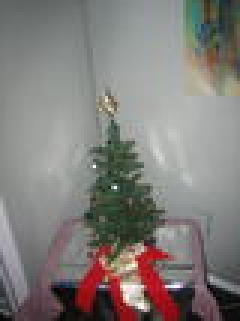
#> input picture random data/train/image1.jpg, 80 x 107 px, given as the content of the folder dataset, which was not available (shown 3 times larger)
$ jupyter execute --allow-errors final.ipynb
#> lines starting #> are read from the running program, lines starting #| are printed output that depends on the picture; after the words box and inside, x2 and y2 are one past the last pixel; in counts of white or black regions, pixels touching at a corner belong together; pictures that were not available may be replaced by others from this repository, and a replacement may not be noted
[cell 1]
from silence_tensorflow import silence_tensorflow
silence_tensorflow()
#> (this line was passed over: silence_tensorflow is not available in this run)

import os
import cv2
import random
import warnings
import numpy as np
import pandas as pd
import seaborn as sns
from termcolor import colored
import matplotlib.pyplot as plt
from keras.utils import plot_model
from tensorflow.keras import optimizers # type: ignore
from tensorflow.keras import models, layers # type: ignore
from tensorflow.keras.applications import MobileNetV2 # type: ignore
from tensorflow.keras.preprocessing.image import ImageDataGenerator # type: ignore
from tensorflow.keras.callbacks import EarlyStopping, ModelCheckpoint, ReduceLROnPlateau # type: ignore
from sklearn.metrics import classification_report, confusion_matrix
from sklearn.model_selection import train_test_split
from skimage import io
sns.set_style('darkgrid')
warnings.filterwarnings('ignore')

[cell 2]
# 1. Import Data
base_dir = 'dataset'

# 1.1 Count data and classes has
def num_of_classes(folder_dir, folder_name):
    classes = [class_name for class_name in os.listdir(folder_dir)]
    print(colored(f'Number of classes in {folder_name} folder: {len(classes)}', 'blue', attrs=['bold']))
    return classes

classes = num_of_classes(base_dir, 'dataset')

# 1.2 Create DataFrame with file paths and labels
def create_df(folder_path):
    all_images = []
    for class_name in classes:
        class_path = os.path.join(folder_path, class_name)
        all_images.extend([(os.path.join(class_path, file_name), class_name) for file_name in os.listdir(class_path)])
    df = pd.DataFrame(all_images, columns=['file_path', 'label'])
    return df

df = create_df(base_dir)
print(colored(f'Total samples: {len(df)}', 'blue', attrs=['bold']))

# 1.3 Split data manually
#> (the rest of this cell did not finish here and is left out)

[cell 3]
# Visualization Helper Functions with Random Image Selection


def load_image(path):
    """Load and prepare image"""
    img = io.imread(path)
    if img is None:
        raise ValueError(f"Couldn't load image from {path}")

    # Convert RGBA to RGB or Grayscale to RGB
    if img.shape[-1] == 4:
        img = cv2.cvtColor(img, cv2.COLOR_RGBA2RGB)
    elif len(img.shape) == 2:
        img = cv2.cvtColor(img, cv2.COLOR_GRAY2RGB)
    return img

def get_random_image_from_dataset(dataset_path):
    """Get a random image path from the dataset directory"""
    # Get all image files from the directory and subdirectories
    image_extensions = ['.jpg', '.jpeg', '.png', '.bmp']
    image_paths = []

    for root, _, files in os.walk(dataset_path):
        for file in files:
            if any(file.lower().endswith(ext) for ext in image_extensions):
                image_paths.append(os.path.join(root, file))

    if not image_paths:
        raise FileNotFoundError(f"No images found in {dataset_path}")

    return random.choice(image_paths)

def plot_processing_steps(image_path, figsize=(15, 10)):
    """Visualize all preprocessing steps in a grid layout"""
    # 1. Load original
    original = load_image(image_path)

    # 2. Resize with aspect ratio preservation
    target_size = (224, 224)
    h, w = original.shape[:2]
    scale = min(target_size[0]/h, target_size[1]/w)
    new_size = (int(w*scale), int(h*scale))
    resized = cv2.resize(original, new_size)

    # Add padding
    pad_x = max(0, (target_size[1] - new_size[0]) // 2)
    pad_y = max(0, (target_size[0] - new_size[1]) // 2)
    padded = cv2.copyMakeBorder(resized,
                              pad_y, pad_y,
                              pad_x, pad_x,
                              cv2.BORDER_CONSTANT,
                              value=[0,0,0])

    # 3. Convert to LAB color space
    lab = cv2.cvtColor(padded, cv2.COLOR_RGB2LAB)
    l_channel = lab[:,:,0]

    # 4. Create leaf mask (Otsu's thresholding)
    blurred = cv2.GaussianBlur(l_channel, (5,5), 0)
    _, mask = cv2.threshold(blurred, 0, 255, cv2.THRESH_BINARY_INV + cv2.THRESH_OTSU)

    # 5. Refine mask
    kernel = np.ones((3,3), np.uint8)
    cleaned = cv2.morphologyEx(mask, cv2.MORPH_OPEN, kernel, iterations=2)

    # Keep only largest contour
    contours, _ = cv2.findContours(cleaned, cv2.RETR_EXTERNAL, cv2.CHAIN_APPROX_SIMPLE)
    final_mask = np.zeros_like(cleaned)
    if contours:
        largest = max(contours, key=cv2.contourArea)
        cv2.drawContours(final_mask, [largest], -1, 255, thickness=cv2.FILLED)

    # 6. Apply mask
    masked = cv2.bitwise_and(padded, padded, mask=final_mask)

    # 7. Enhance contrast (CLAHE)
    clahe = cv2.createCLAHE(clipLimit=3.0, tileGridSize=(8,8))
    lab[:,:,0] = clahe.apply(lab[:,:,0])
    enhanced = cv2.cvtColor(lab, cv2.COLOR_LAB2RGB)

    # 8. Final normalized image
    final = enhanced.astype(np.float32) / 255.0

    # Create figure
    plt.figure(figsize=figsize)

    # Plot all steps
    steps = [
        ("1. Original", original, None),
        ("2. Resized+Padded", padded, None),
        ("3. L Channel", l_channel, 'gray'),
        ("4. Initial Mask", mask, 'gray'),
        ("5. Refined Mask", final_mask, 'gray'),
        ("6. Masked Leaf", masked, None),
        ("7. CLAHE Enhanced", enhanced, None),
        ("8. Final Preprocessed", final, None)
    ]

    for i, (title, image, cmap) in enumerate(steps, 1):
        plt.subplot(2, 4, i)
        plt.title(title, fontsize=10)
        if cmap:
            plt.imshow(image, cmap=cmap)
        else:
            plt.imshow(image)
        plt.axis('off')

    plt.tight_layout()
    plt.show()

# Example usage (commented out - uncomment when you want to visualize)
dataset_path = "dataset"  # Path to your dataset directory
random_image_path = get_random_image_from_dataset(dataset_path)
plot_processing_steps(random_image_path)
#> in load_image, img is the input picture: shape (107, 80, 3); mean R, G, B 129.4, 125.4, 122.3
#> in plot_processing_steps, `resized = cv2.resize(original, new_size)`:
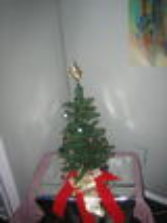
#> resized: shape (223, 167, 3); mean R, G, B 129.3, 125.3, 122.2
#> in plot_processing_steps, `padded = cv2.copyMakeBorder(resized, pad_y, pad_y, pad_x, pad_x, cv2.B..`:
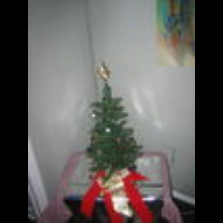
#> padded: shape (223, 223, 3); mean R, G, B 96.8, 93.8, 91.5
#> in plot_processing_steps, `lab = cv2.cvtColor(padded, cv2.COLOR_RGB2LAB)`: lab: shape (223, 223, 3); mean of channels 0, 1, 2 100.6, 128.8, 130.2
#> in plot_processing_steps, `l_channel = lab[:,:,0]`:
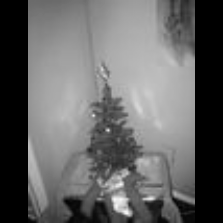
#> l_channel: shape (223, 223); min 0, max 247, mean 100.6
#> in plot_processing_steps, `_, mask = cv2.threshold(blurred, 0, 255, cv2.THRESH_BINARY_INV + cv2.T..`:
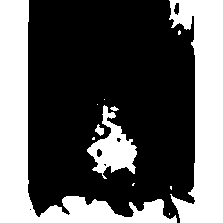
#> mask: shape (223, 223); 35.8% white; 12 white regions (7 under 20 px), largest, box (x1, y1, x2, y2) and area: (0, 0, 177, 223) 8750, (169, 0, 223, 223) 7336, (87, 105, 137, 179) 1602, (95, 124, 104, 136) 62, (110, 106, 119, 111) 26
#> in plot_processing_steps, `cleaned = cv2.morphologyEx(mask, cv2.MORPH_OPEN, kernel, iterations=2)`:
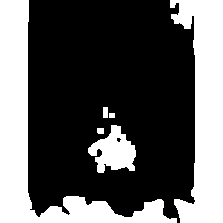
#> cleaned: shape (223, 223); 35% white; 6 white regions
#> in plot_processing_steps, `contours, _ = cv2.findContours(cleaned, cv2.RETR_EXTERNAL, cv2.CHAIN_A..`: contours = 6 contours; box (x1, y1, x2, y2) and area: (0, 0, 177, 223) 8248, (170, 0, 223, 223) 6938, (88, 125, 136, 173) 1268, (103, 107, 108, 118) 40, (97, 128, 104, 134) 30, (109, 113, 115, 118) 20
#> in plot_processing_steps, `largest = max(contours, key=cv2.contourArea)`: largest = contour of 102 points, box (x1, y1, x2, y2) (0, 0, 177, 223), area 8248
#> in plot_processing_steps, `cv2.drawContours(final_mask, [largest], -1, 255, thickness=cv2.FILLED)`:
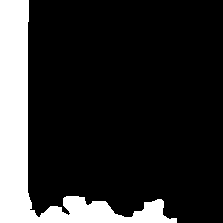
#> final_mask: shape (223, 223); 17.4% white; 1 white region, box (x1, y1, x2, y2) and area: (0, 0, 177, 223) 8674
#> in plot_processing_steps, `masked = cv2.bitwise_and(padded, padded, mask=final_mask)`:
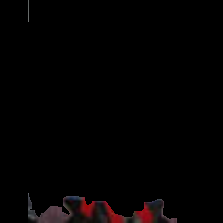
#> masked: shape (223, 223, 3); mean R, G, B 3.3, 1.7, 1.9
#> in plot_processing_steps, `lab[:,:,0] = clahe.apply(lab[:,:,0])`: lab: shape (223, 223, 3); mean of channels 0, 1, 2 108.7, 128.8, 130.2
#> in plot_processing_steps, `enhanced = cv2.cvtColor(lab, cv2.COLOR_LAB2RGB)`:
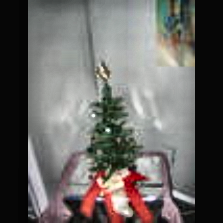
#> enhanced: shape (223, 223, 3); mean R, G, B 105.9, 102.9, 100.4
#> the loop in plot_processing_steps, `for i, (title, image, cmap) in enumerate(steps, 1):` made 8 passes
#> (title, cmap) on passes 1 to 8: ('1. Original', None), ('2. Resized+Padded', None), ('3. L Channel', 'gray'), ('4. Initial Mask', 'gray'), ('5. Refined Mask', 'gray'), ('6. Masked Leaf', None), ('7. CLAHE Enhanced', None), ('8. Final Preprocessed', None)
#> in plot_processing_steps, `plt.show()`:
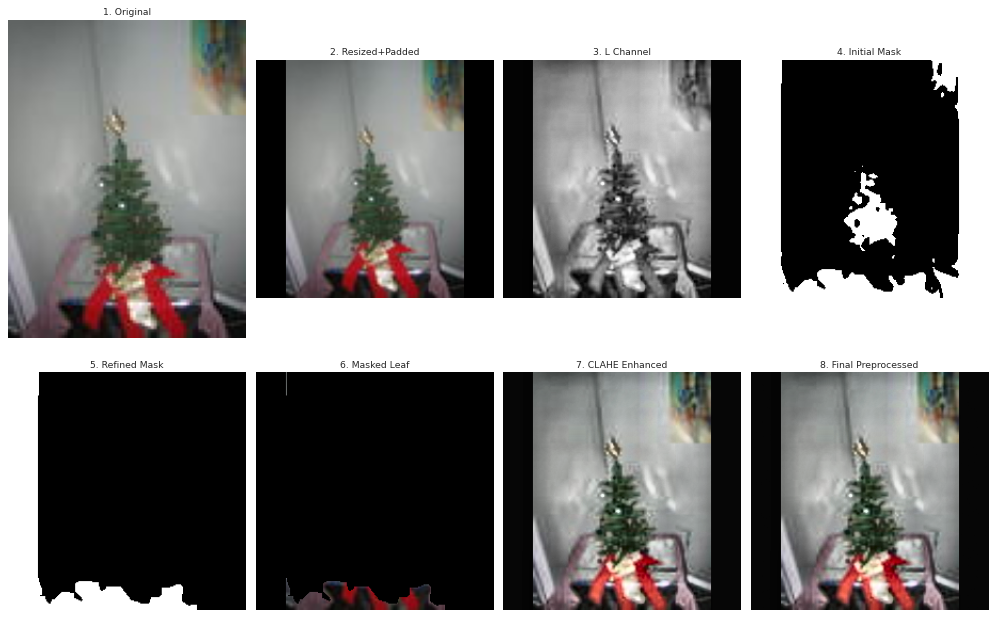
#> figure drawn by matplotlib, 8 panels

$ run again, on random data/train/image1037.jpg
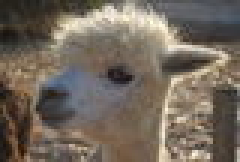
#> input picture random data/train/image1037.jpg, 80 x 54 px, given as the content of the folder dataset, which was not available (shown 3 times larger)
#> in load_image, img is the input picture: shape (54, 80, 3); mean R, G, B 115.3, 104.6, 93
#> in plot_processing_steps, `_, mask = cv2.threshold(blurred, 0, 255, cv2.THRESH_BINARY_INV + cv2.T..`:
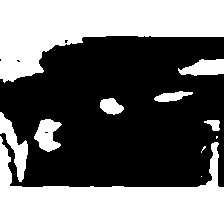
#> mask: shape (223, 224); 43.5% white; 11 white regions (3 under 20 px), largest, box (x1, y1, x2, y2) and area: (0, 0, 224, 83) 10305, (0, 136, 224, 223) 8902, (0, 112, 28, 182) 733
#> cleaned: shape (223, 224); 43.1% white; 8 white regions
#> contours = 8 contours; box (x1, y1, x2, y2) and area: (0, 0, 224, 81) 9982, (0, 143, 224, 223) 8524, (0, 113, 28, 180) 633, (35, 119, 60, 151) 512, (181, 59, 224, 75) 484, (100, 98, 123, 114) 248, (156, 92, 183, 102) 178, (210, 120, 219, 131) 70
#> largest = contour of 62 points, box (x1, y1, x2, y2) (0, 0, 224, 81), area 9982
#> final_mask: shape (223, 224); 20.6% white; 1 white region, box (x1, y1, x2, y2) and area: (0, 0, 224, 81) 10280
#> in plot_processing_steps, `enhanced = cv2.cvtColor(lab, cv2.COLOR_LAB2RGB)`:
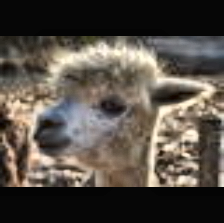
#> enhanced: shape (223, 224, 3); mean R, G, B 86.9, 79.5, 71.5
#> the loop in plot_processing_steps, `for i, (title, image, cmap) in enumerate(steps, 1):` made 8 passes
#> (title, cmap) on passes 1 to 8: ('1. Original', None), ('2. Resized+Padded', None), ('3. L Channel', 'gray'), ('4. Initial Mask', 'gray'), ('5. Refined Mask', 'gray'), ('6. Masked Leaf', None), ('7. CLAHE Enhanced', None), ('8. Final Preprocessed', None)

$ run again, on random data/train/image1077.jpg
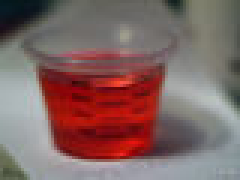
#> input picture random data/train/image1077.jpg, 80 x 60 px, given as the content of the folder dataset, which was not available (shown 3 times larger)
#> in load_image, img is the input picture: shape (60, 80, 3); mean R, G, B 129.4, 101.1, 99.1
#> in plot_processing_steps, `_, mask = cv2.threshold(blurred, 0, 255, cv2.THRESH_BINARY_INV + cv2.T..`:
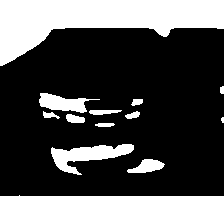
#> mask: shape (224, 224); 33.1% white; 13 white regions (1 under 20 px), largest, box (x1, y1, x2, y2) and area: (0, 0, 224, 66) 7638, (0, 195, 224, 224) 6273, (51, 144, 134, 175) 1166
#> cleaned: shape (224, 224); 32.5% white; 11 white regions
#> contours = 11 contours, 1 with area under 20; largest, box (x1, y1, x2, y2) and area: (0, 0, 224, 66) 7360, (0, 196, 224, 224) 6021, (51, 144, 134, 173) 1036, (40, 93, 85, 112) 540, (133, 159, 163, 173) 260
#> largest = contour of 64 points, box (x1, y1, x2, y2) (0, 0, 224, 66), area 7360
#> final_mask: shape (224, 224); 15.2% white; 1 white region, box (x1, y1, x2, y2) and area: (0, 0, 224, 66) 7634
#> in plot_processing_steps, `enhanced = cv2.cvtColor(lab, cv2.COLOR_LAB2RGB)`:
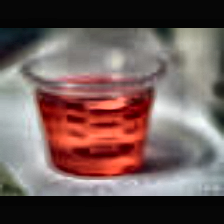
#> enhanced: shape (224, 224, 3); mean R, G, B 111.4, 90.8, 88.1
#> the loop in plot_processing_steps, `for i, (title, image, cmap) in enumerate(steps, 1):` made 8 passes
#> (title, cmap) on passes 1 to 8: ('1. Original', None), ('2. Resized+Padded', None), ('3. L Channel', 'gray'), ('4. Initial Mask', 'gray'), ('5. Refined Mask', 'gray'), ('6. Masked Leaf', None), ('7. CLAHE Enhanced', None), ('8. Final Preprocessed', None)
